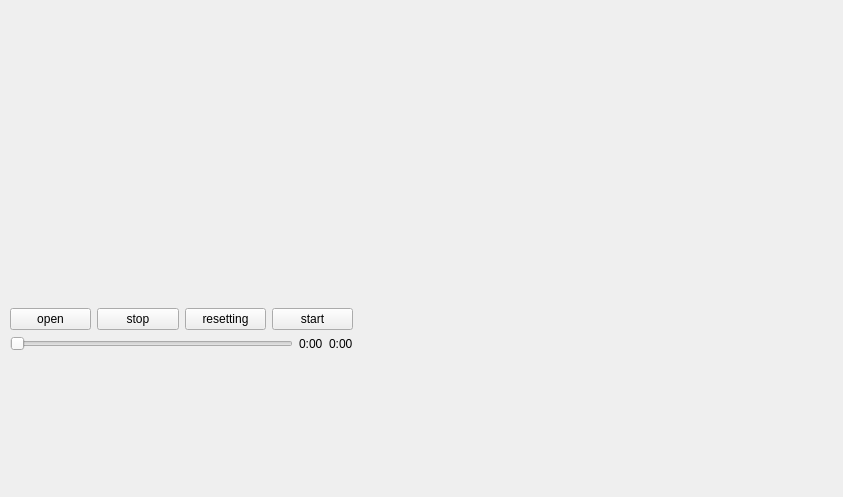
<?xml version="1.0" encoding="UTF-8"?>
<ui version="4.0">
 <class>display</class>
 <widget class="QMainWindow" name="display">
  <property name="geometry">
   <rect>
    <x>0</x>
    <y>0</y>
    <width>843</width>
    <height>497</height>
   </rect>
  </property>
  <property name="windowTitle">
   <string>display</string>
  </property>
  <widget class="QWidget" name="centralWidget">
   <widget class="QWidget" name="layoutWidget">
    <property name="geometry">
     <rect>
      <x>0</x>
      <y>0</y>
      <width>363</width>
      <height>361</height>
     </rect>
    </property>
    <layout class="QVBoxLayout" name="centralWgt">
     <property name="sizeConstraint">
      <enum>QLayout::SetMaximumSize</enum>
     </property>
     <property name="leftMargin">
      <number>10</number>
     </property>
     <property name="topMargin">
      <number>10</number>
     </property>
     <property name="rightMargin">
      <number>10</number>
     </property>
     <property name="bottomMargin">
      <number>10</number>
     </property>
     <item>
      <layout class="QHBoxLayout" name="horizontalLayout_3">
       <property name="sizeConstraint">
        <enum>QLayout::SetDefaultConstraint</enum>
       </property>
       <item>
        <widget class="QLabel" name="src">
         <property name="sizePolicy">
          <sizepolicy hsizetype="Expanding" vsizetype="Expanding">
           <horstretch>0</horstretch>
           <verstretch>0</verstretch>
          </sizepolicy>
         </property>
         <property name="minimumSize">
          <size>
           <width>1</width>
           <height>1</height>
          </size>
         </property>
         <property name="text">
          <string/>
         </property>
         <property name="alignment">
          <set>Qt::AlignCenter</set>
         </property>
        </widget>
       </item>
       <item>
        <widget class="QLabel" name="dst">
         <property name="sizePolicy">
          <sizepolicy hsizetype="Expanding" vsizetype="Expanding">
           <horstretch>0</horstretch>
           <verstretch>0</verstretch>
          </sizepolicy>
         </property>
         <property name="minimumSize">
          <size>
           <width>1</width>
           <height>1</height>
          </size>
         </property>
         <property name="text">
          <string/>
         </property>
         <property name="alignment">
          <set>Qt::AlignCenter</set>
         </property>
        </widget>
       </item>
      </layout>
     </item>
     <item>
      <spacer name="verticalSpacer">
       <property name="orientation">
        <enum>Qt::Vertical</enum>
       </property>
       <property name="sizeType">
        <enum>QSizePolicy::Preferred</enum>
       </property>
       <property name="sizeHint" stdset="0">
        <size>
         <width>20</width>
         <height>40</height>
        </size>
       </property>
      </spacer>
     </item>
     <item>
      <layout class="QVBoxLayout" name="verticalLayout">
       <item>
        <layout class="QHBoxLayout" name="horizontalLayout">
         <item>
          <widget class="QPushButton" name="open">
           <property name="text">
            <string>open</string>
           </property>
          </widget>
         </item>
         <item>
          <widget class="QPushButton" name="close">
           <property name="text">
            <string>stop</string>
           </property>
          </widget>
         </item>
         <item>
          <widget class="QPushButton" name="refresh">
           <property name="text">
            <string>resetting</string>
           </property>
          </widget>
         </item>
         <item>
          <widget class="QPushButton" name="start">
           <property name="text">
            <string>start</string>
           </property>
          </widget>
         </item>
        </layout>
       </item>
       <item>
        <layout class="QHBoxLayout" name="horizontalLayout_2">
         <item>
          <widget class="QSlider" name="videoSlider">
           <property name="sizePolicy">
            <sizepolicy hsizetype="MinimumExpanding" vsizetype="Fixed">
             <horstretch>0</horstretch>
             <verstretch>0</verstretch>
            </sizepolicy>
           </property>
           <property name="orientation">
            <enum>Qt::Horizontal</enum>
           </property>
          </widget>
         </item>
         <item>
          <widget class="QLabel" name="currentTime">
           <property name="text">
            <string>0:00</string>
           </property>
          </widget>
         </item>
         <item>
          <widget class="QLabel" name="totalTime">
           <property name="text">
            <string>0:00</string>
           </property>
          </widget>
         </item>
        </layout>
       </item>
      </layout>
     </item>
    </layout>
   </widget>
  </widget>
 </widget>
 <layoutdefault spacing="6" margin="11"/>
 <resources/>
 <connections/>
</ui>
